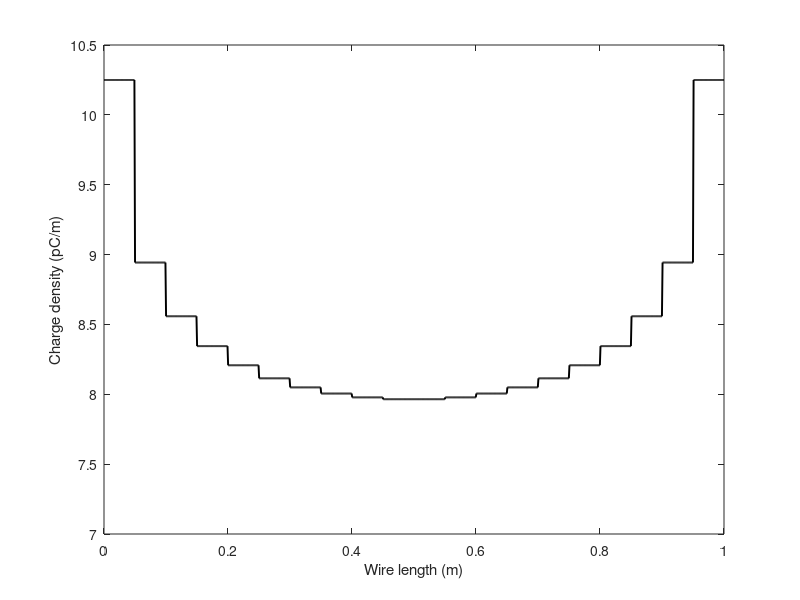

Here is the MATLAB script that generated this plot:
clc;clear;close all;
%% Wire definitions
wireLength = 1;
a = 0.001;  %wire Radius
NoOfSegments= 20;
eps0 = 8.8542e-12;
delta = wireLength/NoOfSegments;
subPoints = 3;

basisPoints = 0:delta:wireLength;
a_sq = a*a;
%% Calculating Impedance matrix and Current along wire
Z = zeros;
for m = 1:NoOfSegments
    for n = 1:NoOfSegments
        l = sqrt(a_sq + (basisPoints(m)-basisPoints(n))^2);
        d_plus = l + delta/2;
        d_minus = l - delta/2;
        if m==n
            Z(m,n) = 2*log((delta/2 + sqrt(a_sq + (0.5*delta)^2))/a);
        elseif abs(m-n)<=2
            num = d_plus + sqrt(d_plus^2 + a_sq);
            denom = d_minus + sqrt(d_minus^2 + a_sq);
            Z(m,n) = log(num/denom);
        else
            Z(m,n) = log(d_plus/d_minus);
        end
    end
end

V = 4*pi*eps0*ones(NoOfSegments,1);

I = (Z\V).';
%% Plotting current along the wire
basisPoints_plot = linspace(0,1,NoOfSegments*50);
I_plot=zeros;
for m = 1:length(basisPoints_plot)
    for p = 1:length(basisPoints)-1
        if(basisPoints_plot(m)>=basisPoints(p) && basisPoints_plot(m)<=basisPoints(p+1))
            I_plot(m) = I(p);
        end
    end
end

plot(basisPoints_plot,I_plot*1e12,'k','LineWidth',1.4);
ylim([7 10.5]);
xlabel('Wire length (m)');
ylabel('Charge density (pC/m)');